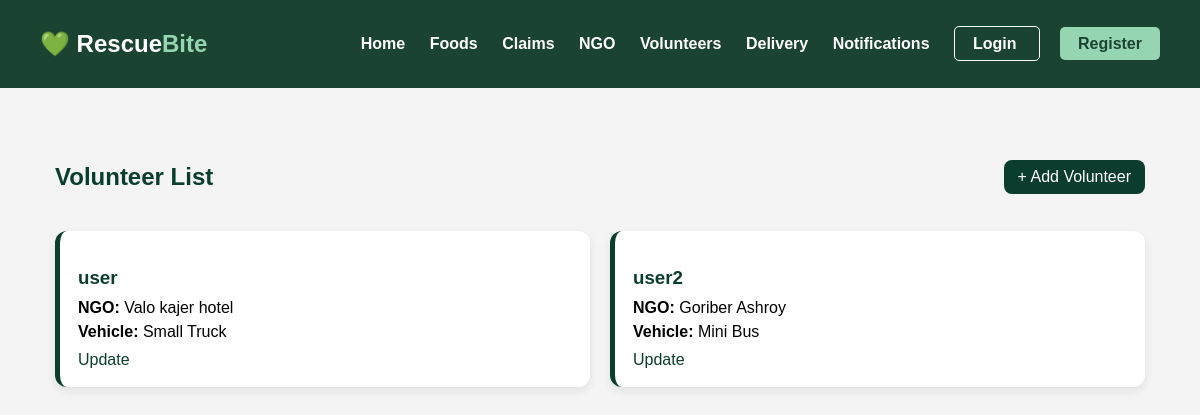
The app's page /ngo/volunteers/, older data.
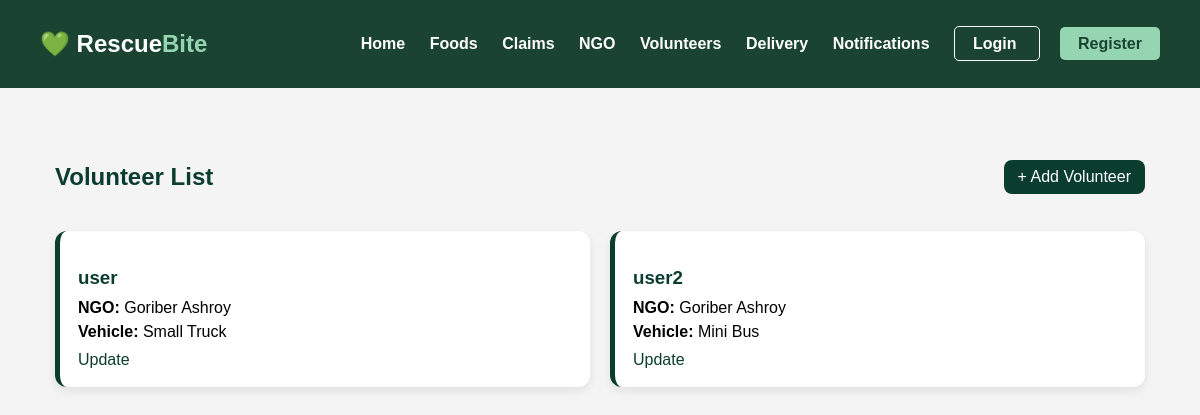
The same page, newer data.
### ngo/models.py (models this page shows, shortened)
class Volunteer(models.Model):
    user = models.OneToOneField(User,
                                on_delete=models.CASCADE)
    ngo = models.ForeignKey(NGO,
                            on_delete=models.CASCADE)
    vehicle = models.CharField(max_length=100)

class NGO(models.Model):
    user = models.OneToOneField(User,
                                on_delete=models.CASCADE)
    ngo_name = models.CharField(max_length=100)
    def __str__(self):
        return self.ngo_name

### ngo/views.py (the view)
def volunteer_list(request):
    volunteers = Volunteer.objects.all()
    return render(request,
                  'ngo/volunteer_list.html',
                  {'volunteers': volunteers})

### ngo/templates/ngo/volunteer_list.html
{% extends 'base.html' %}
{% block content %}
<div class="volunteer-page">
    <div class="volunteer-header">
        <h2>Volunteer List</h2>
        <a class="add-btn" href="/ngo/create-volunteer/">
            + Add Volunteer
        </a>
    </div>
    <div class="volunteer-grid">
        {% for v in volunteers %}
        <div class="volunteer-card">
            <h3>{{ v.user.username }}</h3>
            <p><b>NGO:</b> {{ v.ngo }}</p>
            <p><b>Vehicle:</b> {{ v.vehicle }}</p>
            <div class="actions">
                <a href="/ngo/update-volunteer/{{ v.id }}/">Update</a>
            </div>
        </div>
        {% endfor %}
    </div>
</div>
{% endblock %}

Row changes from the older to the newer data that the page shows:
changed Volunteer "Small Truck": ngo "Valo kajer hotel" → "Goriber Ashroy"
